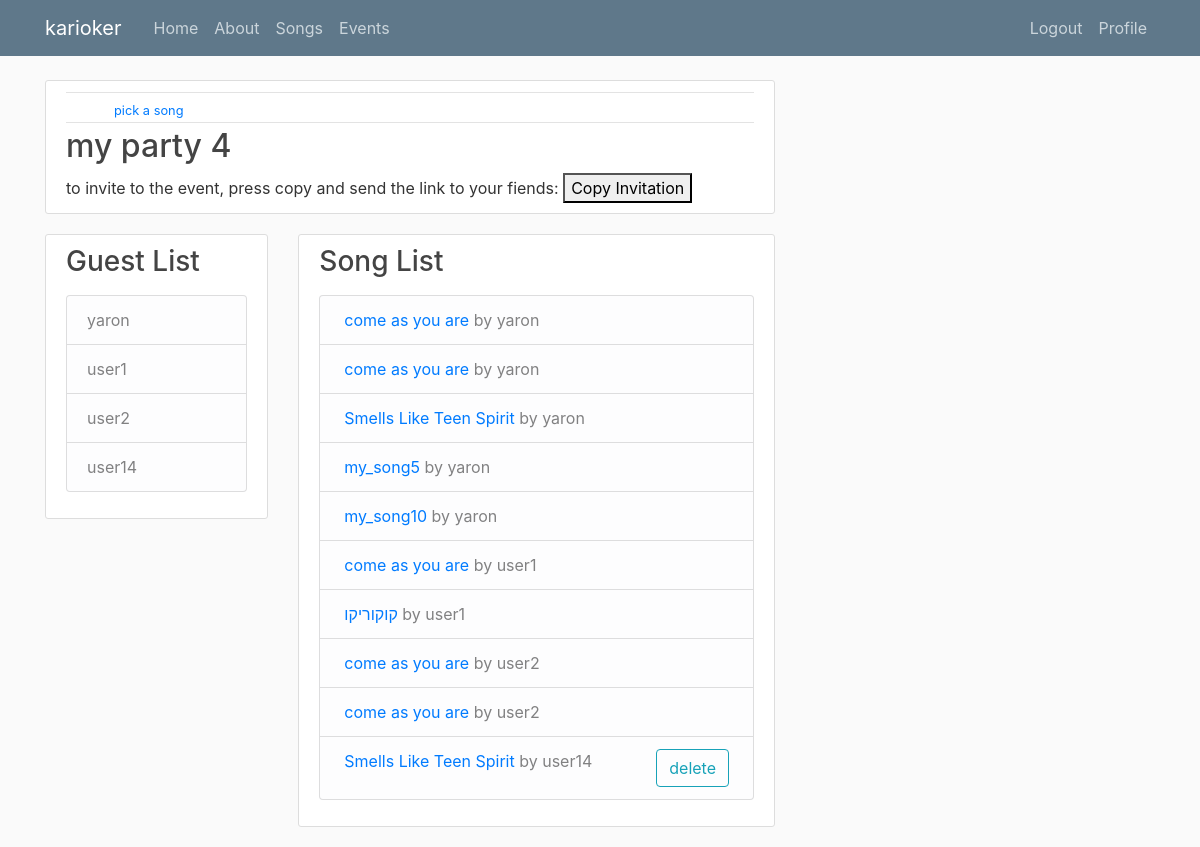
Before: /event/6/ (signed in) with the older database file.
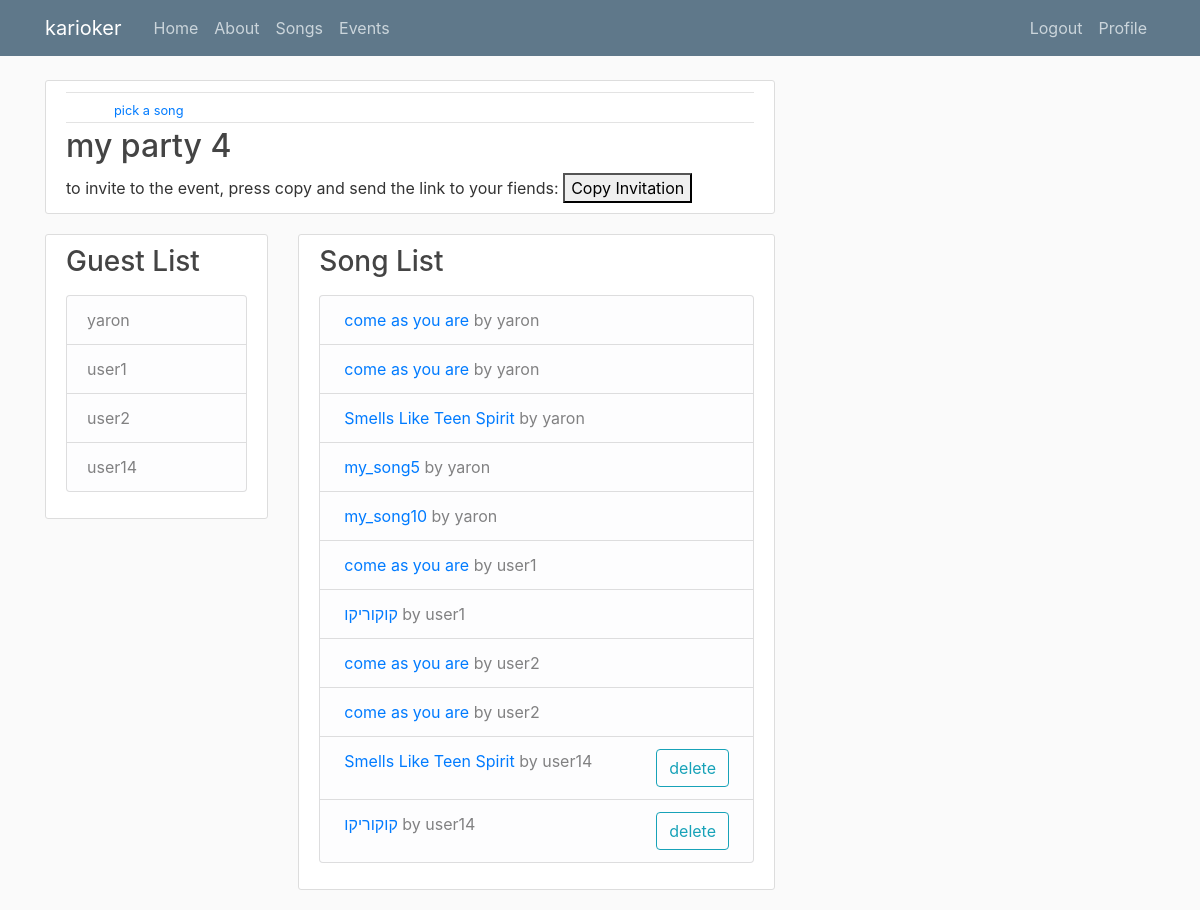
After: the same page with the newer database file.
### event/models.py (models this page shows, shortened)
class EventGuests(models.Model):
    event = models.ForeignKey(Event, on_delete=models.CASCADE)
    guest = models.ForeignKey(User, on_delete=models.CASCADE)

class EventSongs(models.Model):
    singer = models.ForeignKey(EventGuests, on_delete=models.CASCADE)
    song = models.ForeignKey(Songs, on_delete=models.CASCADE)

### karioker/models.py (models this page shows, shortened)
class Songs(models.Model):
	name = models.CharField(max_length=100)
	performer = models.ForeignKey(Performers, on_delete=models.CASCADE)
	songwriter = models.ForeignKey(SongWriters, on_delete=models.CASCADE)
	composer = models.ForeignKey(Composers, on_delete=models.CASCADE)
	lyrics_url = models.CharField(max_length=400)
	chords_url = models.CharField(max_length=400)
	lyrics = models.TextField()
	chords = models.TextField()
	def __str__(self):
		return self.name

### event/views.py (the view)
# urls.py: path('<int:pk>/', event_with_details, name='event-detail'),
@login_required
def event_with_details(request,pk):
    event = Event.objects.get(id=pk)
    event_invitation_token=event.get_invite_token()
    guest_list = EventGuests.objects.filter(event=event.id)
    event_song_list = EventSongs.objects.none()
    for singer in guest_list:
        event_song_list |= EventSongs.objects.filter(singer=singer)
    context = {'event': event, 'guest_list': guest_list,"event_song_list" :event_song_list, 'event_invitation_token':event_invitation_token}
    return render(request, 'event/event_detailed.html', context)

### event/models.py (called while the page is built)
    def get_invite_token(self, expires_sec=86400):
        s = Serializer('hf39h4nf3948fn93u8fn39hnvrh30h', expires_sec)
        return s.dumps({'event_id': self.id}).decode('utf-8')

    def __str__(self):
        return self.name

### event/templates/event/event_detailed.html (shortened to what this page needs)
{% extends "karioker/base.html" %}
{% block content %}
  <article class="media content-section">
    <div class="media-body">
      <div class="article-metadata">
      </div>
      <div class="article-metadata">
        <small class="text-muted">
              <a class="ml-4", href="{%url 'karioker-songs' %}?event_id={{event.id}}" >  pick a song </a>
        </small>
      </div>
      <h2>{{ event}}</h2>
        to invite to the event, press copy and send the link to your fiends:
        <button onclick="copy('Lorem ipsum dolor sit amet\nconsectetur adipiscing elit')">
            Copy Invitation
        </button>
    </div>
  </article>
 <div class="row">
  <div class="col-md-4">
    <div class="content-section">
      <h3>Guest List</h3>
      <p class='text-muted'>
        <ul class="list-group">
         {% for guest in guest_list %}
          <li class="list-group-item list-group-item-light">
              {{ guest.guest }}
          </li>
    {% endfor %}
        </ul>
      </p>
    </div>
  </div>
  <div class="col-md-8">
    <div class="content-section">
      <h3>Song List</h3>
      <p class='text-muted'>
        <ul class="list-group">
    {% for song in event_song_list %}
          <li class="list-group-item list-group-item-light">
                <a class="ml-1" href="{% url 'song-detail' song.song.id %}">{{ song.song }}</a> by {{ song.singer.guest}}
                    {%  if song.singer.guest.id == user.id or   user.is_staff %}
                <a class="btn btn-outline-info mr-1 float-right" href="{% url 'event-delete-song' song.id %}  ">delete </a>
                {% endif %}
          </li>
    {% endfor %}
        </ul>
      </p>
    </div>
  </div>
</div>
<!DOCTYPE html>
<html>
  <head>
  </head>
</html>
{% endblock content %}

Changed rows visible on the page:
added EventSongs: song "קוקוריקו", singer.guest "user14", shows "delete"
